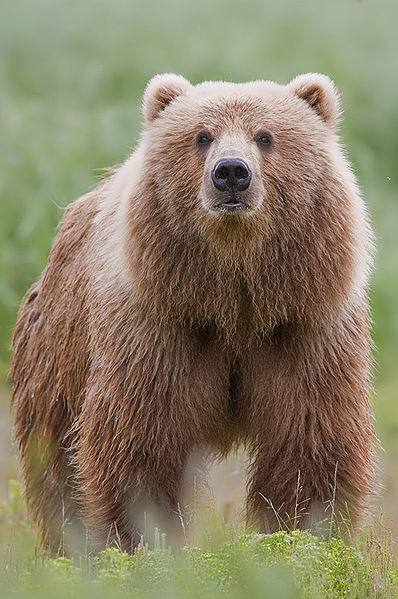
#> input picture NeuralNetwork/images/2010-brown-bear.jpg, 398 x 599 px
$ jupyter execute --allow-errors opencv_tutorial.ipynb   (older library calls are emulated)
#> lines starting #> are read from the running program, lines starting #| are printed output that depends on the picture; after the words box and inside, x2 and y2 are one past the last pixel; in counts of white or black regions, pixels touching at a corner belong together
[cell 1]
import cv2
import matplotlib.pyplot as plt
import numpy as np
import math

### Reading images:

[cell 2]
img_data = cv2.imread('images/2010-brown-bear.jpg')
#> img_data is the input picture: shape (599, 398, 3); mean B, G, R 101.9, 127.2, 137
print(img_data.shape)
#| (599, 398, 3)

[cell 3]
plt.imshow(cv2.cvtColor(img_data, cv2.COLOR_BGR2GRAY), cmap='gray')
plt.show()

[cell 4]
# Next, we can access specific parts of the image using coordinates
bearface = img_data[50:250, 75:550]
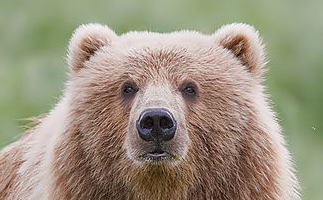
#> bearface: shape (200, 323, 3); mean B, G, R 127.8, 147.5, 155.9
plt.imshow(bearface)

OpenCV is popular image processing library. It has wide variety of applications. Some of the popular applications are:
1. Pre-processing image
2. Detecting lines, circles, other shapes etc.
3. Edge detection
4. Image segmentation
5. Object Tracking

## OpenCV vs Deep Learning Library (Keras, Tensorflow etc)
In Deep Learning, the kernels are learned. You have done image classification, where we just initialise the kernel(filter). The kernels are learned during backpropagation.

In OpenCV, we define particular kernel for particular task. There is no backpropagation, so the value of kernel is not changed. You have seen the example of Edge Detection, where you define a specific value of kernel $\begin{bmatrix}
    1 & 0 & -1  \\
    1 & 0 & -1  \\
    1 & 0 & -1
\end{bmatrix}$ for extracting the edges.

index.png

#### Plot multiple images

[cell 5]
def plot_images(images, captions=None, cmap=None):
    f, axis = plt.subplots(1, len(images), sharey=True)
    f.set_figwidth(15)
    for ax, img, capt in zip(axis, images, captions):
        ax.imshow(img, cmap)
        ax.set_title(capt)

[cell 6]
SCALAR_BLACK = (0.0,0.0,0.0)
SCALAR_WHITE = (255.0,255.0,255.0)
SCALAR_YELLOW = (0.0,255.0,255.0)
SCALAR_GREEN = (0.0,255.0,0.0)
SCALAR_RED = (0.0,0.0,255.0)
SCALAR_CYAN = (255.0,255.0,0.0)

### Edge Detection:

[cell 7]
image = np.array([[20,20,20,10,10,10], [20,20,20,10,10,10],[20,20,20,10,10,10],[20,20,20,10,10,10],[20,20,20,10,10,10],[20,20,20,10,10,10]],dtype=np.float32)
plt.imshow(image, cmap= 'gray')

[cell 8]
kernel = np.array([[1,0,-1], [1,0,-1],[1,0,-1]],dtype=np.float32)
kernel

[cell 9]
img = cv2.filter2D(image, -1, kernel)
plt.imshow(img, cmap='gray')
plt.show()

## Edge detection example
Let's see one more example edge detection, that is 'canny' edge detection. It is an inbuilt funtion in OpenCV. You can read more it at https://docs.opencv.org/3.1.0/da/d22/tutorial_py_canny.html

[cell 10]
img = cv2.imread('images/virat1.jpg',0)
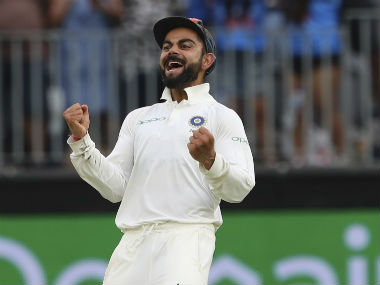
#> input picture NeuralNetwork/images/virat1.jpg, 380 x 285 px
#> img: shape (285, 380); min 0, max 255, mean 106
edge_image = cv2.Canny(img, 100, 200)
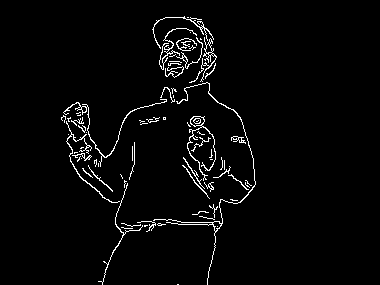
#> edge_image: shape (285, 380); 2.9% white in thin lines or dots, all inside (x1, y1, x2, y2) = (61, 16, 256, 285)

plot_images([img, edge_image], cmap='gray', captions = ["Virat Kohli", "Virat Kohli Edge"])
#> the loop in plot_images, `for ax, img, capt in zip(axis, images, captions):` made 2 passes
#> capt on passes 1 to 2: 'Virat Kohli', 'Virat Kohli Edge'

[cell 11]
import pytesseract

### Image blurring:

#### Averaging:

It is done by convolving the image with normalized filter. \\
It takes the average of all the pixels under kernel area. Replaces central element with average element.  $\begin{bmatrix}
1 & 1 & 1 \\
1 & 1 &  1 \\
1 & 1 & 1
\end{bmatrix} * 1/9$

[cell 12]
img

[cell 13]
blr_img = cv2.blur(img, (5, 5))
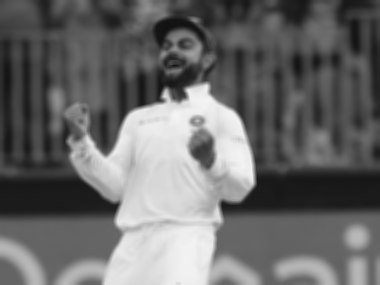
#> blr_img: shape (285, 380); min 17, max 244, mean 106
plot_images([img, blr_img], cmap='gray', captions=['Normal Image', 'Blur image'])
#> the loop in plot_images (call 2), `for ax, img, capt in zip(axis, images, captions):` made 2 passes

#### Gaussian filtering:

[cell 14]
gus_blur = cv2.GaussianBlur(img, (5, 5), 0)
plot_images([img, gus_blur], cmap='gray', captions=['Normal Image', 'Gaussian Blur'])

#### Median Filtering:

[cell 15]
median_blr = cv2.medianBlur(img, 5)
plot_images([img, median_blr], cmap='gray', captions=['Normal Image', 'Median Filtering'])

## Pre-processing techniques
You can improve the result by some of the following pre-processing techniques:
1. Increasing resolution: Increase the resolution of image
2. Deskewing: Deskew the image. It also makes it easier to do more processing.
3. Blurring: It is useful for removing noise.
3. Convert to Black and White: Convert the image into black and white after deskewing and resizing. It will produce consistent character size and thickness.
4. Remove Noise: Remove noise from black and white image. Perform operations like morphological transformation, contours etc. to remove the noise.
5. Train Tesseract on the Font

#### Plot Images with better aspect ratio:

[cell 16]
import matplotlib as mpl

def plotting(image, cmap=None):
    if cmap == 'gray':
        height, width = image.shape
    else:
        image = cv2.cvtColor(image, cv2.COLOR_BGR2RGB)
        height, width, depth = image.shape

    dpi = mpl.rcParams['figure.dpi']
    figsize = width / float(dpi), height / float(dpi)
    fig = plt.figure(figsize=figsize)
    plt.imshow(image, cmap)

[cell 17]
image = cv2.imread('images/virat1.jpg')
#> image is the input picture: shape (285, 380, 3); mean B, G, R 104.4, 109, 100.7

plotting(image)

[cell 18]
image = cv2.imread('images/writing.png')
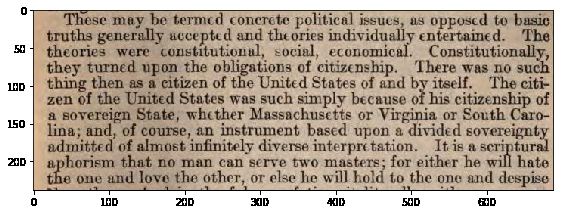
#> input picture NeuralNetwork/images/writing.png, 564 x 214 px
#> image is the input picture: shape (214, 564, 3); mean B, G, R 150.7, 165.9, 180.2
plotting(image)

### Reading text in image:

#> (a cell that did not finish here is left out)

[cell 20]
image = cv2.imread('images/writing_3.png')
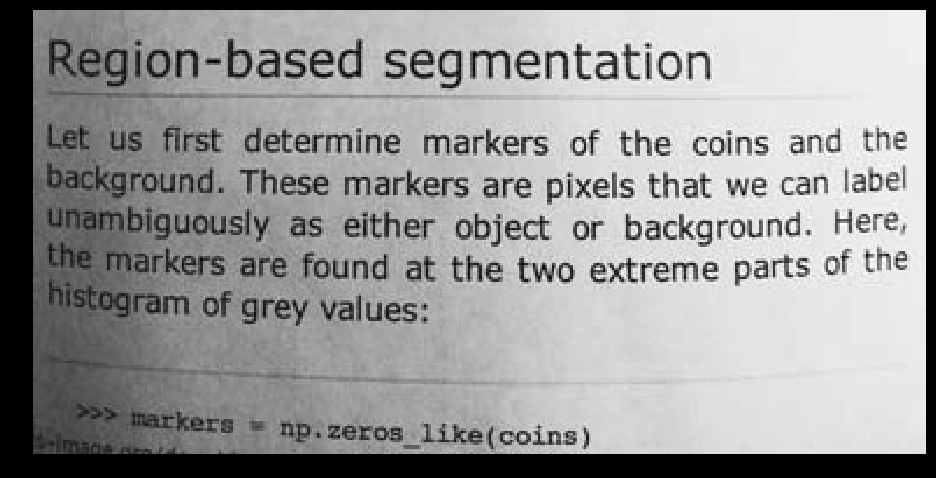
#> input picture NeuralNetwork/images/writing_3.png, 936 x 478 px
#> image is the input picture: shape (478, 936, 3); min 0, max 255, mean 151.9
plotting(image)

#> (a cell that did not finish here is left out)

#### Guassian Blur:

[cell 22]
gray = cv2.cvtColor(image, cv2.COLOR_BGR2GRAY)
plotting(gray, cmap='gray')

[cell 23]
gaussian = cv2.GaussianBlur(gray, (3, 3), 0)
plotting(gaussian, cmap='gray')

[cell 24]
median_blur = cv2.medianBlur(gray, 3)
plotting(median_blur, cmap='gray')

##### Output after blurring:

[cell 25]
print(pytesseract.image_to_string(median_blur))
#> (this line was passed over: pytesseract is not available in this run)

[cell 26]
print(pytesseract.image_to_string(gaussian))
#> (this line was passed over: pytesseract is not available in this run)

## Thresholding the image

The image after smoothing gets blurred. Generally, for OCR to work better, we want sharp borders between characters with high contrast. Binarization makes the image sharp. Also, it reduces the size of the image, which helps in preprocessing in OCR. Let's see some thresholding techniques:

1. Simple Thresholding
2. Adaptive Thresholding
3. Otsu’s Binarization

https://opencv-python-tutroals.readthedocs.io/en/latest/py_tutorials/py_imgproc/py_thresholding/py_thresholding.html

[cell 27]
bilateral = cv2.bilateralFilter(gray,9,75,75)
#plotting
plotting(bilateral, cmap = 'gray')

[cell 28]
ret, simple_threshould = cv2.threshold(median_blur, 125, 255, cv2.THRESH_BINARY)
#> simple_threshould: shape (478, 936); 70% white; 227 black regions (46 under 20 px), largest, box (x1, y1, x2, y2) and area: (0, 0, 936, 478) 99356, (175, 214, 226, 236) 748, (261, 298, 310, 326) 597
plotting(simple_threshould, cmap='gray')

[cell 29]
adapter_mean_img = cv2.adaptiveThreshold(median_blur, 225, cv2.ADAPTIVE_THRESH_MEAN_C, cv2.THRESH_BINARY, 11, 2)
#> adapter_mean_img: shape (478, 936); values 0 (black) and 225 (white), 75.9% white; 2084 black regions (1175 under 20 px), largest, box (x1, y1, x2, y2) and area: (28, 5, 931, 459) 13463, (47, 354, 907, 402) 3860, (45, 88, 852, 100) 3435
plotting(adapter_mean_img, cmap='gray')

[cell 30]
adapter_mean_inv_img = cv2.adaptiveThreshold(median_blur, 225, cv2.ADAPTIVE_THRESH_MEAN_C, cv2.THRESH_BINARY_INV, 11, 2)
plotting(adapter_mean_inv_img, cmap='gray')

[cell 31]
adapter_gaussian_img = cv2.adaptiveThreshold(bilateral, 225, cv2.ADAPTIVE_THRESH_GAUSSIAN_C, cv2.THRESH_BINARY, 11, 2)
#> adapter_gaussian_img: shape (478, 936); values 0 (black) and 225 (white), 85.9% white; 1012 black regions (751 under 20 px), largest, box (x1, y1, x2, y2) and area: (28, 5, 931, 459) 13416, (104, 93, 563, 100) 2018, (253, 372, 522, 387) 1098
plotting(adapter_gaussian_img, cmap='gray')

[cell 32]
adapter_gaussian_inv_img = cv2.adaptiveThreshold(median_blur, 225, cv2.ADAPTIVE_THRESH_GAUSSIAN_C, cv2.THRESH_BINARY_INV, 11, 2)
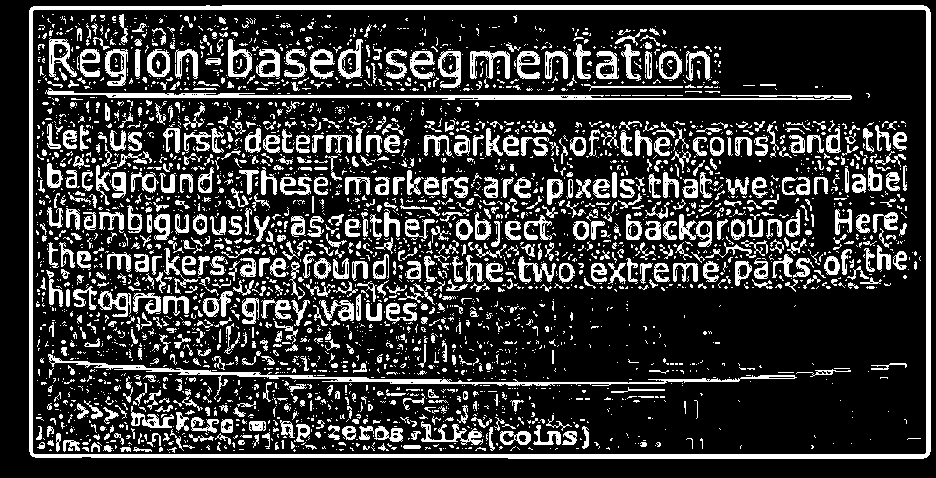
#> adapter_gaussian_inv_img: shape (478, 936); values 0 (black) and 225 (white), 21.6% white; 3375 white regions (2586 under 20 px), largest, box (x1, y1, x2, y2) and area: (29, 5, 931, 459) 12283, (45, 88, 852, 100) 2864, (48, 354, 797, 400) 2614
plotting(adapter_gaussian_inv_img, cmap='gray')

###  Otsu's Thresholding

[cell 33]
ret, thr_image = cv2.threshold(median_blur, 125, 255, cv2.THRESH_BINARY + cv2.THRESH_OTSU)
#> thr_image: shape (478, 936); 71% white; 234 black regions (49 under 20 px), largest, box (x1, y1, x2, y2) and area: (0, 0, 936, 478) 94007, (149, 248, 226, 277) 1042, (175, 214, 226, 235) 716
#> ret = 121
plotting(thr_image, cmap='gray')

[cell 34]
# otsu's threshoulding after gussian filter:

blr = cv2.GaussianBlur(median_blur, (5, 5), 0)
ret, thr_image = cv2.threshold(blr, 125, 255, cv2.THRESH_BINARY + cv2.THRESH_OTSU)
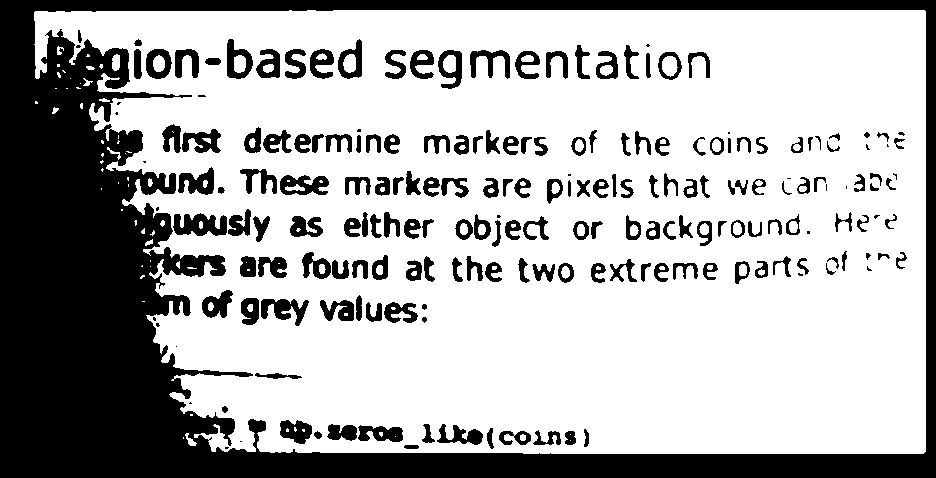
#> thr_image: shape (478, 936); 69.2% white; 203 black regions (28 under 20 px), largest, box (x1, y1, x2, y2) and area: (0, 0, 936, 478) 103155, (173, 213, 227, 236) 858, (261, 299, 309, 326) 670
#> ret = 126
plotting(thr_image, cmap='gray')

### Morphological transformations
Morphological transformations is normally performed on binary images. It needs two inputs, one is the image, other is structuring element or kernel which decides the nature of operation. Two basic morphological operators are Erosion and Dilation.
https://docs.opencv.org/3.4/d9/d61/tutorial_py_morphological_ops.html

[cell 35]
strucEle3x3 = cv2.getStructuringElement(cv2.MORPH_RECT,(2,2))
strucEle5x5 = cv2.getStructuringElement(cv2.MORPH_RECT,(5,5))
strucEle7x7 = cv2.getStructuringElement(cv2.MORPH_RECT,(7,7))
strucEle15x15 = cv2.getStructuringElement(cv2.MORPH_RECT,(15,15))

plot_images([strucEle3x3, strucEle5x5, strucEle7x7, strucEle15x15], cmap='gray', captions = ["strucEle3x3", "strucEle5x5", "strucEle7x7", "strucEle15x15"])
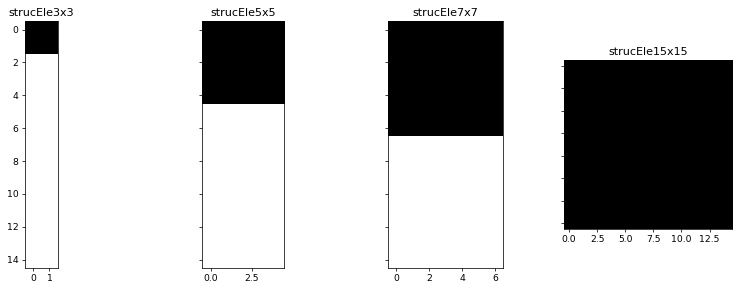
#> figure drawn by matplotlib, 4 panels

[cell 36]
for i in range(2):
    threshouldImg = cv2.dilate(adapter_gaussian_img, strucEle3x3, iterations=2)
    threshouldImg = cv2.erode(threshouldImg, strucEle3x3, iterations=2)
#> this loop made 2 passes
#> pass 1, `threshouldImg = cv2.erode(threshouldImg, strucEle3x3, iterations=2)`:
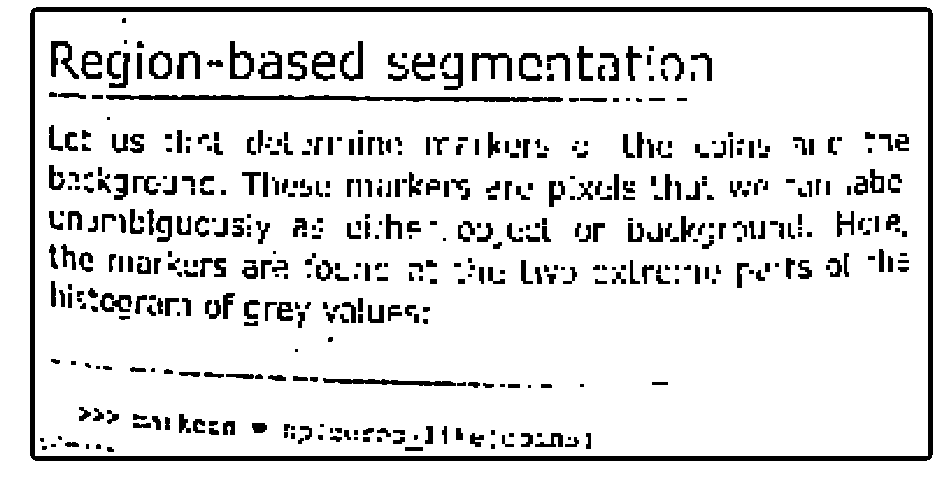
#> threshouldImg: shape (478, 936); values 0 (black) and 225 (white), 88% white; 508 black regions (55 under 20 px), largest, box (x1, y1, x2, y2) and area: (30, 7, 933, 461) 13416, (106, 95, 563, 102) 1957, (323, 378, 456, 386) 587

plot_images([adapter_gaussian_img, threshouldImg], cmap='gray', captions = ["Adaptive Threshold Gaussian", "Dilation and Erosion"])

[cell 37]
plotting(adapter_gaussian_img, cmap = 'gray')

#> (a cell that did not finish here is left out)

## Contours
Contours is an outline representing or bounding the shape or form of something. It is a curve joining all the continuous points (along the boundary), having same color or intensity. Here, we will identify the shape of the dots using contours and remove it. Once we find all the shapes/contours, we will identify the dots which will have shapes having areas less than certain number, aspect ratio etc.  https://docs.opencv.org/3.3.1/d4/d73/tutorial_py_contours_begin.html

[cell 39]
image_reverse = cv2.bitwise_not(adapter_gaussian_img)
plotting(image_reverse, cmap = 'gray')

[cell 40]
def drawAndShowContours(wd,ht,contours,strImgName):
    global SCALAR_WHITE

    blank_image = np.zeros((ht, wd), np.uint8)
    cv2.drawContours(blank_image, contours, -1, SCALAR_WHITE,-1)

    blank_image_contour_9 = np.zeros((ht,wd), np.uint8)
#     cv2.drawContours(blank_image_contour_9, contours, 2,SCALAR_WHITE,-1)
    plot_images([blank_image], cmap='gray', captions = ["All possible contours"])
    return blank_image

[cell 41]
ht = np.size(image_reverse,0)
#> ht = 478
wd = np.size(image_reverse,1)
#> wd = 936

im, contours, hierarchy = cv2.findContours(image_reverse, cv2.RETR_EXTERNAL, cv2.CHAIN_APPROX_SIMPLE)
#> contours = [[[0, 0], [0, 477], [935, 477], [935, 0]]]
print ('contours.shape: ' + str(len(contours)))
#| contours.shape: 1
# im2 = drawAndShowContours(wd,ht,contours,'imgContours')
contours
#> Out = [[[0, 0], [0, 477], [935, 477], [935, 0]]]

[cell 42]
im, contours, hierarchy = cv2.findContours(image_reverse,cv2.RETR_EXTERNAL,cv2.CHAIN_APPROX_SIMPLE)
contours
#> Out = [[[0, 0], [0, 477], [935, 477], [935, 0]]]

## Blob

#### Defining Blob class to store the properties of the contours such as centre of contour, aspect ratio, diagonal size etc.

[cell 43]
class Blob:
    currentContour = [[0,0]]

    # First, let's define the 'Blob' function, which creates a 'Blob', with all the necessary parameters

    def Blob(self,_contour):
        self.currentContour = _contour
        self.currentBoundingRect = cv2.boundingRect(_contour)

[cell 44]
def drawAndShowBlobs(wd,ht,blobs,strImgName):
    global SCALAR_WHITE
    global SHOW_DEBUG_STEPS
    blank_image = np.zeros((ht,wd,3), np.uint8)

    contours=[]
    for blob in blobs:
        contours.append(blob.currentContour)
    #print("C is", contours)
    contours.pop(0)
    #print("contours ", contours)
    cv2.drawContours(blank_image,contours,-1,SCALAR_WHITE,-1)


    plt.imshow(blank_image, cmap = 'gray')

    return blank_image

[cell 45]
blob = Blob()
blobs = [blob]

area = 30

for contour in contours:
    # This is an instance of the class Blob()
    possiBlob = Blob()
    # This is the Blob function inside the class Blob()
    possiBlob.Blob(contour) # does it work? yes
    contourArea = cv2.contourArea(contour)
    if(contourArea < area):
        blobs.append(possiBlob)
#> this loop made 1 pass
#> contourArea on pass 1: 445995
#> after the loop, blobs = 1 item

# Now, using the hulls, we draw the blob objects.

dots = drawAndShowBlobs(wd,ht,blobs,'Blobs')
#> the loop in drawAndShowBlobs, `for blob in blobs:` made 1 pass
#> after the loop in drawAndShowBlobs, `for blob in blobs:`: contours = [[[0, 0]]]
#> in drawAndShowBlobs, `cv2.drawContours(blank_image,contours,-1,SCALAR_WHITE,-1)`: blank_image: shape (478, 936, 3); every value is 0

[cell 46]
dots_ = cv2.cvtColor(dots, cv2.COLOR_BGR2GRAY)
#> dots_: shape (478, 936); every value is 0
imgDiff = cv2.absdiff(dots_, image_reverse)
plotting(imgDiff, cmap = 'gray')
